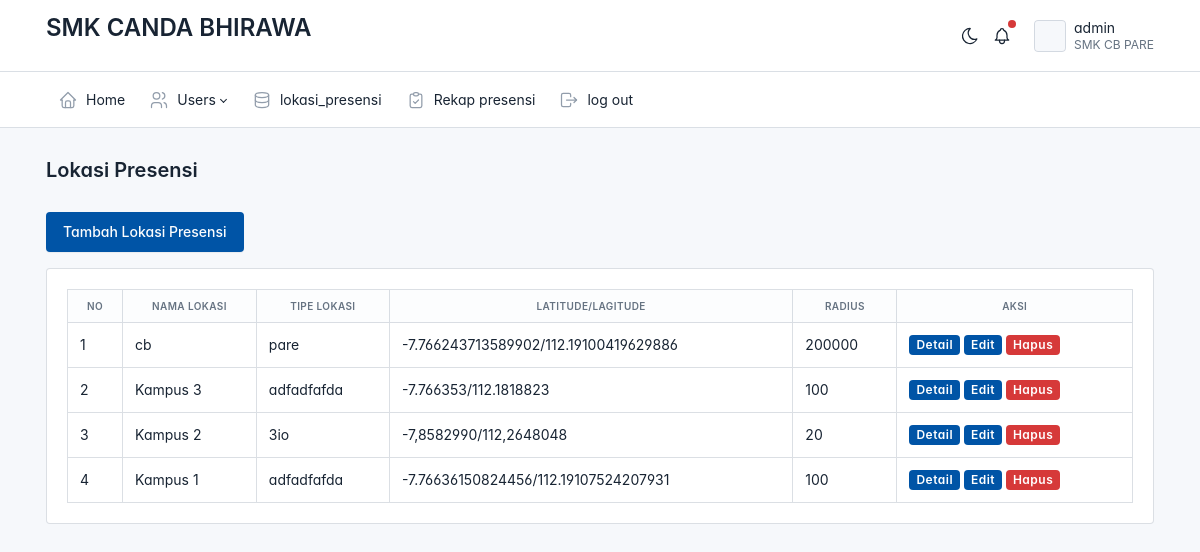
/admin/data_lokasi_presensi/lokasi_presensi.php (signed in), run on the app's committed database.
### tables this page shows
CREATE TABLE `lokasi_presensi` (
  `id` int(11) NOT NULL,
  `nama_lokasi` varchar(255) NOT NULL,
  `alamat_lokasi` varchar(255) NOT NULL,
  `tipe_lokasi` varchar(255) NOT NULL,
  `latitut` varchar(50) NOT NULL,
  `longitude` varchar(50) NOT NULL,
  `radius` int(11) NOT NULL,
  `zona_waktu` varchar(4) NOT NULL,
  `jam_masuk` time NOT NULL,
  `jam_pulang` time NOT NULL
);

### admin/data_lokasi_presensi/lokasi_presensi.php (the view, shortened to what this page needs)
<?php
include('../layout/header.php');
require_once('../../config.php');
$result = mysqli_query($conection, "SELECT * FROM lokasi_presensi ORDER BY id DESC");
?>
        <div class="page-header d-print-none">
          <div class="container-xl">
            <div class="row g-2 align-items-center">
              <div class="col">
                <h2 class="page-title">
                  Lokasi Presensi
                </h2>
              </div>
            </div>
          </div>
        </div>
      <div class="page-body">
        <div class="container-xl">
          <a href="tambah.php" class="btn btn-primary mb-3">Tambah Lokasi Presensi</a>
        <div class="card">
          <div class="card-body">
            <div id="table-default" class="table-responsive">
              <table class="table table-bordered">
                <thead class="text-center">
                  <tr class="text-center">
                      <th>No</th>
                      <th>Nama Lokasi</th>
                      <th>Tipe Lokasi</th>
                      <th>Latitude/Lagitude</th>
                      <th>Radius</th>
                      <th>Aksi</th>
                  </tr>
                </thead>
                <tbody>
                  <?php
                    $no = 1;
                    while ($lokasi = mysqli_fetch_array($result)) : ?>
                    <tr>
                        <td><?= $no++ ?></td>
                        <td><?= $lokasi [ 'nama_lokasi'] ?></td>
                        <td><?= $lokasi ['alamat_lokasi'] ?></td>
                        <td><?= isset($lokasi['latitut']) && isset($lokasi['longitude']) ? $lokasi['latitut'] . '/' . $lokasi['longitude'] : 'Data Not Available' ?></td>
                        <td><?= $lokasi ['radius'] ?></td>
                        <td>
                          <a href="detail.php?id=<?= $lokasi['id'] ?>" class="badge badege-pill bg-primary">Detail</a>
                          <a href="edit.php?id=<?= $lokasi['id'] ?>" class="badge badege-pill bg-primary">Edit</a>
                          <a href="hapus.php?id=<?= $lokasi['id'] ?>" class="badge badege-pill bg-danger">Hapus</a>
                        </td>
                    </tr>
                    <?php endwhile;  ?>
                </tbody>
              </table>
            </div>
          </div>
        </div>
        </div>
      </div>
    </div>
</div>
<?php include('../layout/foother.php'); ?>

### admin/layout/header.php (style rules this page uses)
:root { --tblr-font-sans-serif: 'Inter Var', -apple-system, BlinkMacSystemFont, San Francisco, Segoe UI, Roboto, Helvetica Neue, sans-serif; }
body { font-feature-settings: "cv03", "cv04", "cv11"; }

### data on the page
lokasi_presensi: nama_lokasi "cb", alamat_lokasi "pare", latitut "-7.766243713589902", longitude "112.19100419629886", radius "200000"
lokasi_presensi: nama_lokasi "Kampus 3", alamat_lokasi "adfadfafda", latitut "-7.766353", longitude "112.1818823", radius "100"
lokasi_presensi: nama_lokasi "Kampus 2", alamat_lokasi "3io", latitut "-7,8582990", longitude "112,2648048", radius "20"
lokasi_presensi: nama_lokasi "Kampus 1", alamat_lokasi "adfadfafda", latitut "-7.76636150824456", longitude "112.19107524207931", radius "100"
